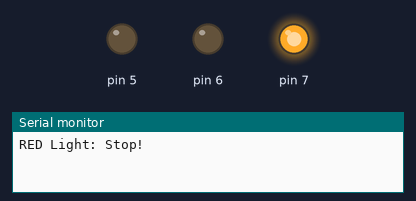
The sketch below on a simulated Arduino Uno, built with avr-gcc and run on an emulated ATmega328P. On the bench: output pins drawn as LEDs (lit = HIGH), the last lines printed to the serial monitor.

Above: at 0.5 s.
At 2.5 s:
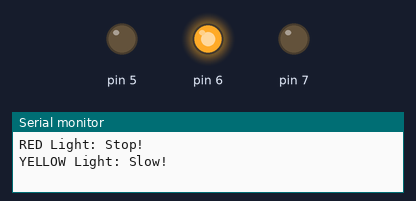
At 4.5 s:
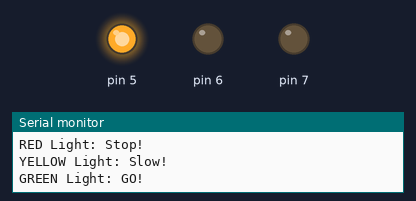
At 5.5 s:
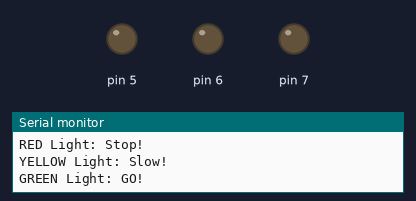
Timing chart, 0 to 7.8 s (numbered marks = the images above):
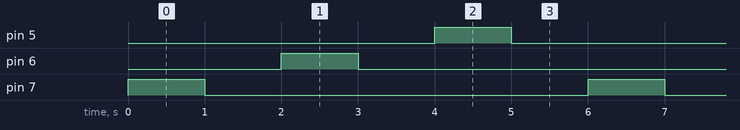

The sketch:

TrafficLight.ino
```cpp
void setup()
{
  pinMode(7, OUTPUT);
  pinMode(6, OUTPUT);
  pinMode(5, OUTPUT);
  Serial.begin(9600);
}

void loop()
{
  digitalWrite(7, HIGH);
  Serial.println("RED Light: Stop!");
  delay(1000); // Wait for 1000 millisecond(s)
 digitalWrite(7, LOW);
  delay(1000);
  digitalWrite(6, HIGH);
  Serial.println("YELLOW Light: Slow!");
  delay(1000);
  digitalWrite(6, LOW);
  delay(1000);
  digitalWrite(5,HIGH);
   Serial.println("GREEN Light: GO!");
  delay(1000);
  digitalWrite(5,LOW);
  delay(1000);
}
```

Measured:
- by itself, pin 5–7: alternates HIGH for 1.0 s and LOW for 5.0 s
- by itself, everything shown: repeats every 6.0 s, in 6 steps
